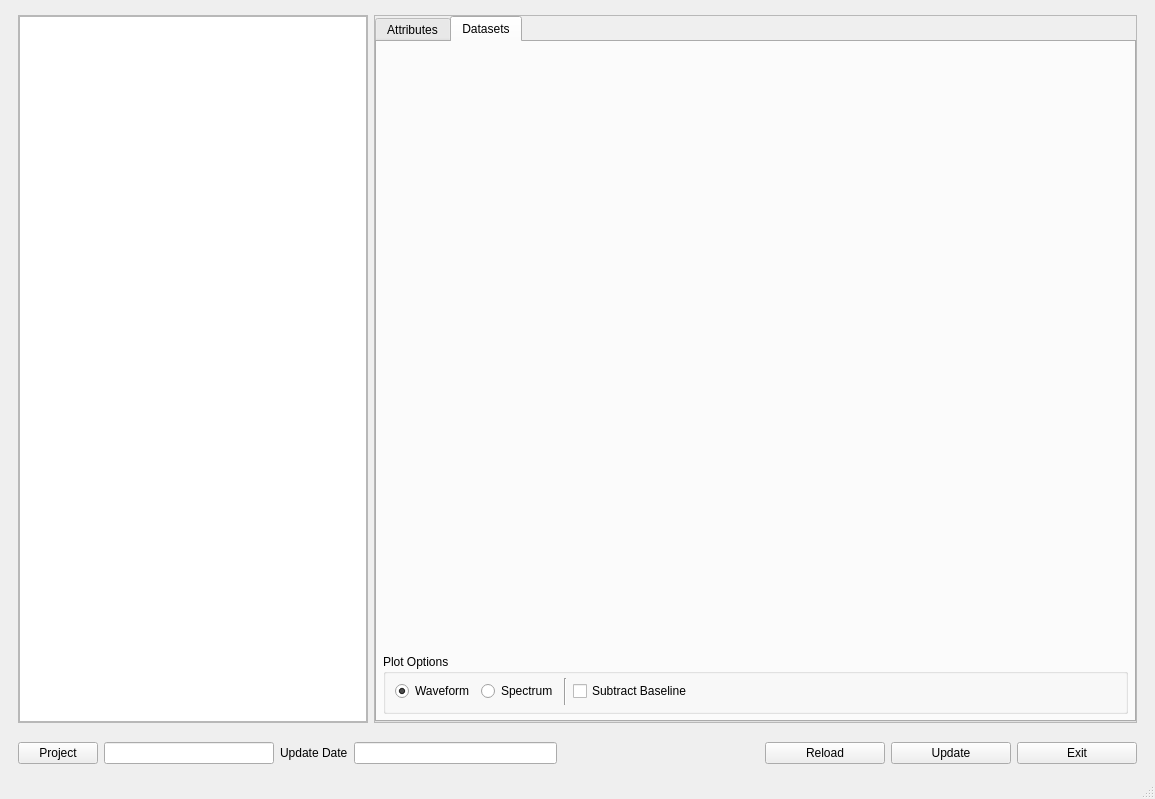
<?xml version="1.0" encoding="UTF-8"?>
<ui version="4.0">
 <class>MainWindow</class>
 <widget class="QMainWindow" name="MainWindow">
  <property name="geometry">
   <rect>
    <x>0</x>
    <y>0</y>
    <width>1155</width>
    <height>799</height>
   </rect>
  </property>
  <property name="windowTitle">
   <string>Data Manager</string>
  </property>
  <property name="windowIcon">
   <iconset>
    <normaloff>../resources/Menlo_icon.png</normaloff>../resources/Menlo_icon.png</iconset>
  </property>
  <widget class="QWidget" name="centralwidget">
   <layout class="QVBoxLayout" name="verticalLayout">
    <property name="leftMargin">
     <number>9</number>
    </property>
    <property name="topMargin">
     <number>6</number>
    </property>
    <property name="rightMargin">
     <number>9</number>
    </property>
    <property name="bottomMargin">
     <number>9</number>
    </property>
    <item>
     <widget class="QFrame" name="frame">
      <property name="frameShape">
       <enum>QFrame::Shape::NoFrame</enum>
      </property>
      <property name="frameShadow">
       <enum>QFrame::Shadow::Raised</enum>
      </property>
      <layout class="QHBoxLayout" name="horizontalLayout">
       <item>
        <widget class="QFrame" name="frame_3">
         <property name="minimumSize">
          <size>
           <width>250</width>
           <height>0</height>
          </size>
         </property>
         <property name="maximumSize">
          <size>
           <width>350</width>
           <height>16777215</height>
          </size>
         </property>
         <property name="frameShape">
          <enum>QFrame::Shape::StyledPanel</enum>
         </property>
         <property name="frameShadow">
          <enum>QFrame::Shadow::Raised</enum>
         </property>
         <layout class="QVBoxLayout" name="verticalLayout_2">
          <property name="leftMargin">
           <number>0</number>
          </property>
          <property name="topMargin">
           <number>0</number>
          </property>
          <property name="rightMargin">
           <number>0</number>
          </property>
          <property name="bottomMargin">
           <number>0</number>
          </property>
          <item>
           <widget class="QTreeView" name="treeView_groups"/>
          </item>
         </layout>
        </widget>
       </item>
       <item>
        <widget class="QFrame" name="frame_4">
         <property name="frameShape">
          <enum>QFrame::Shape::StyledPanel</enum>
         </property>
         <property name="frameShadow">
          <enum>QFrame::Shadow::Raised</enum>
         </property>
         <layout class="QVBoxLayout" name="verticalLayout_3">
          <property name="leftMargin">
           <number>0</number>
          </property>
          <property name="topMargin">
           <number>0</number>
          </property>
          <property name="rightMargin">
           <number>0</number>
          </property>
          <property name="bottomMargin">
           <number>0</number>
          </property>
          <item>
           <widget class="QTabWidget" name="tabWidget">
            <property name="autoFillBackground">
             <bool>false</bool>
            </property>
            <property name="currentIndex">
             <number>1</number>
            </property>
            <widget class="QWidget" name="attributes">
             <attribute name="title">
              <string>Attributes</string>
             </attribute>
             <layout class="QVBoxLayout" name="verticalLayout_4">
              <property name="leftMargin">
               <number>6</number>
              </property>
              <property name="topMargin">
               <number>6</number>
              </property>
              <property name="rightMargin">
               <number>6</number>
              </property>
              <property name="bottomMargin">
               <number>6</number>
              </property>
              <item>
               <widget class="QTableWidget" name="tableWidget_attribute"/>
              </item>
              <item>
               <widget class="QGroupBox" name="groupBox_3">
                <property name="minimumSize">
                 <size>
                  <width>0</width>
                  <height>50</height>
                 </size>
                </property>
                <property name="maximumSize">
                 <size>
                  <width>16777215</width>
                  <height>60</height>
                 </size>
                </property>
                <property name="title">
                 <string>Measurement Index</string>
                </property>
                <layout class="QHBoxLayout" name="horizontalLayout_4">
                 <property name="topMargin">
                  <number>4</number>
                 </property>
                 <property name="bottomMargin">
                  <number>6</number>
                 </property>
                 <item>
                  <widget class="QPushButton" name="pushButton_attribute_update">
                   <property name="minimumSize">
                    <size>
                     <width>120</width>
                     <height>0</height>
                    </size>
                   </property>
                   <property name="text">
                    <string>Update</string>
                   </property>
                  </widget>
                 </item>
                 <item>
                  <widget class="QPushButton" name="pushButton_measurement_remove">
                   <property name="minimumSize">
                    <size>
                     <width>120</width>
                     <height>0</height>
                    </size>
                   </property>
                   <property name="text">
                    <string>Remove</string>
                   </property>
                  </widget>
                 </item>
                 <item>
                  <spacer name="horizontalSpacer_3">
                   <property name="orientation">
                    <enum>Qt::Orientation::Horizontal</enum>
                   </property>
                   <property name="sizeHint" stdset="0">
                    <size>
                     <width>40</width>
                     <height>20</height>
                    </size>
                   </property>
                  </spacer>
                 </item>
                </layout>
               </widget>
              </item>
             </layout>
            </widget>
            <widget class="QWidget" name="datasets">
             <attribute name="title">
              <string>Datasets</string>
             </attribute>
             <layout class="QVBoxLayout" name="verticalLayout_5">
              <property name="leftMargin">
               <number>6</number>
              </property>
              <property name="topMargin">
               <number>6</number>
              </property>
              <property name="rightMargin">
               <number>6</number>
              </property>
              <property name="bottomMargin">
               <number>6</number>
              </property>
              <item>
               <widget class="QWidget" name="widget_dataset_plot" native="true"/>
              </item>
              <item>
               <widget class="QGroupBox" name="groupBox_2">
                <property name="minimumSize">
                 <size>
                  <width>0</width>
                  <height>50</height>
                 </size>
                </property>
                <property name="maximumSize">
                 <size>
                  <width>16777215</width>
                  <height>60</height>
                 </size>
                </property>
                <property name="title">
                 <string>Plot Options</string>
                </property>
                <layout class="QHBoxLayout" name="horizontalLayout_3">
                 <property name="topMargin">
                  <number>4</number>
                 </property>
                 <property name="bottomMargin">
                  <number>6</number>
                 </property>
                 <item>
                  <widget class="QRadioButton" name="radioButton_waveform">
                   <property name="text">
                    <string>Waveform</string>
                   </property>
                   <property name="checked">
                    <bool>true</bool>
                   </property>
                  </widget>
                 </item>
                 <item>
                  <widget class="QRadioButton" name="radioButton_spectrum">
                   <property name="text">
                    <string>Spectrum</string>
                   </property>
                  </widget>
                 </item>
                 <item>
                  <widget class="Line" name="line">
                   <property name="orientation">
                    <enum>Qt::Orientation::Vertical</enum>
                   </property>
                  </widget>
                 </item>
                 <item>
                  <widget class="QCheckBox" name="checkBox_subtract_baseline">
                   <property name="text">
                    <string>Subtract Baseline</string>
                   </property>
                  </widget>
                 </item>
                 <item>
                  <spacer name="horizontalSpacer_2">
                   <property name="orientation">
                    <enum>Qt::Orientation::Horizontal</enum>
                   </property>
                   <property name="sizeHint" stdset="0">
                    <size>
                     <width>40</width>
                     <height>20</height>
                    </size>
                   </property>
                  </spacer>
                 </item>
                </layout>
               </widget>
              </item>
             </layout>
            </widget>
           </widget>
          </item>
         </layout>
        </widget>
       </item>
      </layout>
     </widget>
    </item>
    <item>
     <widget class="QFrame" name="frame_2">
      <property name="minimumSize">
       <size>
        <width>0</width>
        <height>30</height>
       </size>
      </property>
      <property name="maximumSize">
       <size>
        <width>16777215</width>
        <height>30</height>
       </size>
      </property>
      <property name="frameShape">
       <enum>QFrame::Shape::NoFrame</enum>
      </property>
      <property name="frameShadow">
       <enum>QFrame::Shadow::Raised</enum>
      </property>
      <layout class="QHBoxLayout" name="horizontalLayout_2">
       <property name="topMargin">
        <number>0</number>
       </property>
       <property name="bottomMargin">
        <number>0</number>
       </property>
       <item>
        <widget class="QPushButton" name="pushButton_load_project">
         <property name="text">
          <string>Project</string>
         </property>
        </widget>
       </item>
       <item>
        <widget class="QLineEdit" name="lineEdit_project_name">
         <property name="minimumSize">
          <size>
           <width>170</width>
           <height>0</height>
          </size>
         </property>
         <property name="maximumSize">
          <size>
           <width>150</width>
           <height>16777215</height>
          </size>
         </property>
         <property name="readOnly">
          <bool>true</bool>
         </property>
        </widget>
       </item>
       <item>
        <widget class="QLabel" name="label">
         <property name="text">
          <string>Update Date</string>
         </property>
        </widget>
       </item>
       <item>
        <widget class="QLineEdit" name="lineEdit_update_date">
         <property name="minimumSize">
          <size>
           <width>150</width>
           <height>0</height>
          </size>
         </property>
         <property name="readOnly">
          <bool>true</bool>
         </property>
        </widget>
       </item>
       <item>
        <spacer name="horizontalSpacer">
         <property name="orientation">
          <enum>Qt::Orientation::Horizontal</enum>
         </property>
         <property name="sizeHint" stdset="0">
          <size>
           <width>40</width>
           <height>20</height>
          </size>
         </property>
        </spacer>
       </item>
       <item>
        <widget class="QPushButton" name="pushButton_reload">
         <property name="minimumSize">
          <size>
           <width>120</width>
           <height>0</height>
          </size>
         </property>
         <property name="text">
          <string>Reload</string>
         </property>
        </widget>
       </item>
       <item>
        <widget class="QPushButton" name="pushButton_update">
         <property name="minimumSize">
          <size>
           <width>120</width>
           <height>0</height>
          </size>
         </property>
         <property name="text">
          <string>Update</string>
         </property>
        </widget>
       </item>
       <item>
        <widget class="QPushButton" name="pushButton_exit">
         <property name="minimumSize">
          <size>
           <width>120</width>
           <height>0</height>
          </size>
         </property>
         <property name="text">
          <string>Exit</string>
         </property>
        </widget>
       </item>
      </layout>
     </widget>
    </item>
   </layout>
  </widget>
  <widget class="QStatusBar" name="statusbar"/>
  <action name="actionLoad">
   <property name="text">
    <string>Load</string>
   </property>
  </action>
  <action name="actionExit">
   <property name="text">
    <string>Exit</string>
   </property>
  </action>
  <action name="actionTeraSmart">
   <property name="text">
    <string>TeraSmart</string>
   </property>
  </action>
  <action name="actionShow_Log">
   <property name="text">
    <string>Show Log</string>
   </property>
  </action>
  <action name="actionAbout_DataAcquisition">
   <property name="text">
    <string>About Data Acquisition</string>
   </property>
  </action>
  <action name="actionTeraView">
   <property name="text">
    <string>TeraView</string>
   </property>
  </action>
  <action name="actionSave">
   <property name="text">
    <string>Save</string>
   </property>
  </action>
  <action name="actionSave_As">
   <property name="text">
    <string>Save As</string>
   </property>
  </action>
 </widget>
 <resources/>
 <connections/>
</ui>
